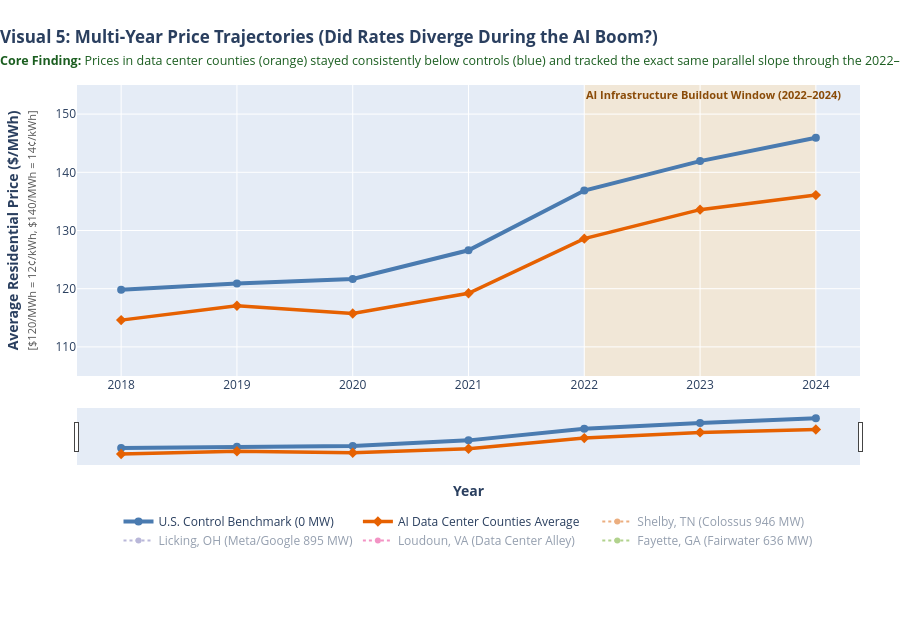

Write notebook code for a chart like this one.
### Markdown cell above
## Visual 5: Multi-Year Price Trajectories (Did Rates Diverge During the AI Boom?)
*Supports: **Strategic Takeaway - Longitudinal Evidence & Future Outlook***

### Visual Design & Layperson Interpretation
- **Question Answered:** *Did electricity prices in data center counties pull away from control counties after the 2022 generative AI surge began?*
- **Two Lines:** Control Benchmark (Blue) vs. AI Data Center Counties (Orange).
- **Punchline:** Throughout all 7 years, data center counties stayed consistently cheaper per MWh and followed the exact same parallel trajectory through the 2022–2024 AI boom.

### Code cell
# 1. Calculate annual group averages across 2018-2024
years_list = list(range(2018, 2025))
treat_means = [model_df[model_df['Has_Datacenter'] == 1][f'Price_{y}_MWh'].mean() for y in years_list]
ctrl_means = [model_df[model_df['Has_Datacenter'] == 0][f'Price_{y}_MWh'].mean() for y in years_list]

fig5 = go.Figure()

# Shaded AI-Buildout Window (2022-2024)
fig5.add_vrect(
    x0=2022, x1=2024,
    fillcolor="#FFE0B2", opacity=0.45,
    layer="below", line_width=0,
    annotation_text="<b>AI Infrastructure Buildout Window (2022–2024)</b>",
    annotation_position="top left",
    annotation_font=dict(size=11, color="#8A4B08")
)

# Control Group Trajectory (Gray-Blue #4A7BB0)
gap_texts = [f"Price: ${c:.2f}/MWh ({c/10:.1f}¢/kWh)<br>Gap vs Treat: +${(c - t):.2f}/MWh" for c, t in zip(ctrl_means, treat_means)]
fig5.add_trace(go.Scatter(
    x=years_list, y=ctrl_means,
    mode='lines+markers',
    name='U.S. Control Benchmark (0 MW)',
    line=dict(color=COLOR_CONTROL, width=4),
    marker=dict(size=8, symbol='circle'),
    text=gap_texts,
    hovertemplate="<b>Control Benchmark (0 MW)</b><br>Year: %{x}<br>%{text}<extra></extra>"
))

# Treatment Group Trajectory (Orange #E66101)
fig5.add_trace(go.Scatter(
    x=years_list, y=treat_means,
    mode='lines+markers',
    name='AI Data Center Counties Average',
    line=dict(color=COLOR_TREATMENT, width=3.5, dash='solid'),
    marker=dict(size=8, symbol='diamond'),
    hovertemplate="<b>Data Center Counties Average</b><br>Year: %{x}<br>Avg Price: $%{y:.2f}/MWh (%{customdata:.1f}¢/kWh)<extra></extra>",
    customdata=[t/10 for t in treat_means]
))

# Add Individual Major Hub Trajectories (visible='legendonly')
hub_counties = [
    ('Shelby', 'TN', '#D95F02', 'Shelby, TN (Colossus 946 MW)'),
    ('Licking', 'OH', '#7570B3', 'Licking, OH (Meta/Google 895 MW)'),
    ('Loudoun', 'VA', '#E7298A', 'Loudoun, VA (Data Center Alley)'),
    ('Fayette', 'GA', '#66A61E', 'Fayette, GA (Fairwater 636 MW)')
]

for c_name, s_name, col, label in hub_counties:
    row = model_df[(model_df['County'] == c_name) & (model_df['State'] == s_name)]
    if not row.empty:
        h_prices = [row[f'Price_{y}_MWh'].values[0] for y in years_list]
        fig5.add_trace(go.Scatter(
            x=years_list, y=h_prices,
            mode='lines+markers',
            name=label,
            line=dict(color=col, width=2, dash='dot'),
            marker=dict(size=6),
            visible='legendonly',
            hovertemplate=f"<b>{label}</b><br>Year: %{{x}}<br>Price: $%{{y:.2f}}/MWh<extra></extra>"
        ))

fig5.update_layout(
    title=dict(
        text="<b>Visual 5: Multi-Year Price Trajectories (Did Rates Diverge During the AI Boom?)</b><br><span style='font-size:12.5px; color:#1B5E20;'><b>Core Finding:</b> Prices in data center counties (orange) stayed consistently below controls (blue) and tracked the exact same parallel slope through the 2022–2024 AI surge.</span>",
        x=0.0, xanchor="left"
    ),
    xaxis=dict(
        title="<b>Year</b>",
        rangeslider=dict(visible=True),
        type='linear', dtick=1
    ),
    yaxis=dict(title="<b>Average Residential Price ($/MWh)</b><br><span style='font-size:11px; color:#555;'>[$120/MWh = 12¢/kWh, $140/MWh = 14¢/kWh]</span>", range=[105, 155]),
    legend=dict(orientation="h", yanchor="top", y=-0.45, xanchor="center", x=0.5),
    height=620,
    margin=dict(l=60, r=40, t=85, b=155)
)
fig5.show()

### Figure 1 — Plotly figure (JSON) as saved in the notebook; plotly's stock layout.template omitted (floating-point values rounded to 4 significant figures)
{"data": [{"hovertemplate": "<b>Control Benchmark (0 MW)</b><br>Year: %{x}<br>%{text}<extra></extra>", "line": {"color": "#4A7BB0", "width": 4}, "marker": {"size": 8, "symbol": "circle"}, "mode": "lines+markers", "name": "U.S. Control Benchmark (0 MW)", "text": ["Price: $119.83/MWh (12.0¢/kWh)<br>Gap vs Treat: +$5.23/MWh", "Price: $120.91/MWh (12.1¢/kWh)<br>Gap vs Treat: +$3.84/MWh", "Price: $121.68/MWh (12.2¢/kWh)<br>Gap vs Treat: +$5.94/MWh", "Price: $126.61/MWh (12.7¢/kWh)<br>Gap vs Treat: +$7.39/MWh", "Price: $136.86/MWh (13.7¢/kWh)<br>Gap vs Treat: +$8.26/MWh", "Price: $141.92/MWh (14.2¢/kWh)<br>Gap vs Treat: +$8.34/MWh", "Price: $145.94/MWh (14.6¢/kWh)<br>Gap vs Treat: +$9.86/MWh"], "type": "scatter", "x": [2018, 2019, 2020, 2021, 2022, 2023, 2024], "y": [119.8, 120.9, 121.7, 126.6, 136.9, 141.9, 145.9]}, {"customdata": [11.46, 11.71, 11.57, 11.92, 12.86, 13.36, 13.61], "hovertemplate": "<b>Data Center Counties Average</b><br>Year: %{x}<br>Avg Price: $%{y:.2f}/MWh (%{customdata:.1f}¢/kWh)<extra></extra>", "line": {"color": "#E66101", "dash": "solid", "width": 3.5}, "marker": {"size": 8, "symbol": "diamond"}, "mode": "lines+markers", "name": "AI Data Center Counties Average", "type": "scatter", "x": [2018, 2019, 2020, 2021, 2022, 2023, 2024], "y": [114.6, 117.1, 115.7, 119.2, 128.6, 133.6, 136.1]}, {"hovertemplate": "<b>Shelby, TN (Colossus 946 MW)</b><br>Year: %{x}<br>Price: $%{y:.2f}/MWh<extra></extra>", "line": {"color": "#D95F02", "dash": "dot", "width": 2}, "marker": {"size": 6}, "mode": "lines+markers", "name": "Shelby, TN (Colossus 946 MW)", "type": "scatter", "visible": "legendonly", "x": [2018, 2019, 2020, 2021, 2022, 2023, 2024], "y": [96.61, 100.3, 100.2, 106.0, 119.7, 115.6, 121.6]}, {"hovertemplate": "<b>Licking, OH (Meta/Google 895 MW)</b><br>Year: %{x}<br>Price: $%{y:.2f}/MWh<extra></extra>", "line": {"color": "#7570B3", "dash": "dot", "width": 2}, "marker": {"size": 6}, "mode": "lines+markers", "name": "Licking, OH (Meta/Google 895 MW)", "type": "scatter", "visible": "legendonly", "x": [2018, 2019, 2020, 2021, 2022, 2023, 2024], "y": [120.7, 122.2, 123.4, 129.4, 135.8, 144.7, 153.8]}, {"hovertemplate": "<b>Loudoun, VA (Data Center Alley)</b><br>Year: %{x}<br>Price: $%{y:.2f}/MWh<extra></extra>", "line": {"color": "#E7298A", "dash": "dot", "width": 2}, "marker": {"size": 6}, "mode": "lines+markers", "name": "Loudoun, VA (Data Center Alley)", "type": "scatter", "visible": "legendonly", "x": [2018, 2019, 2020, 2021, 2022, 2023, 2024], "y": [118.2, 122.9, 118.5, 120.9, 133.5, 139.2, 128.3]}, {"hovertemplate": "<b>Fayette, GA (Fairwater 636 MW)</b><br>Year: %{x}<br>Price: $%{y:.2f}/MWh<extra></extra>", "line": {"color": "#66A61E", "dash": "dot", "width": 2}, "marker": {"size": 6}, "mode": "lines+markers", "name": "Fayette, GA (Fairwater 636 MW)", "type": "scatter", "visible": "legendonly", "x": [2018, 2019, 2020, 2021, 2022, 2023, 2024], "y": [107.2, 109.0, 111.2, 114.3, 125.7, 126.3, 131.9]}], "layout": {"annotations": [{"font": {"color": "#8A4B08", "size": 11}, "showarrow": false, "text": "<b>AI Infrastructure Buildout Window (2022–2024)</b>", "x": 2022, "xanchor": "left", "xref": "x", "y": 1, "yanchor": "top", "yref": "y domain"}], "height": 620, "legend": {"orientation": "h", "x": 0.5, "xanchor": "center", "y": -0.45, "yanchor": "top"}, "margin": {"b": 155, "l": 60, "r": 40, "t": 85}, "shapes": [{"fillcolor": "#FFE0B2", "layer": "below", "line": {"width": 0}, "opacity": 0.45, "type": "rect", "x0": 2022, "x1": 2024, "xref": "x", "y0": 0, "y1": 1, "yref": "y domain"}], "title": {"text": "<b>Visual 5: Multi-Year Price Trajectories (Did Rates Diverge During the AI Boom?)</b><br><span style='font-size:12.5px; color:#1B5E20;'><b>Core Finding:</b> Prices in data center counties (orange) stayed consistently below controls (blue) and tracked the exact same parallel slope through the 2022–2024 AI surge.</span>", "x": 0, "xanchor": "left"}, "xaxis": {"dtick": 1, "rangeslider": {"visible": true}, "title": {"text": "<b>Year</b>"}, "type": "linear"}, "yaxis": {"range": [105, 155], "title": {"text": "<b>Average Residential Price ($/MWh)</b><br><span style='font-size:11px; color:#555;'>[$120/MWh = 12¢/kWh, $140/MWh = 14¢/kWh]</span>"}}}}
